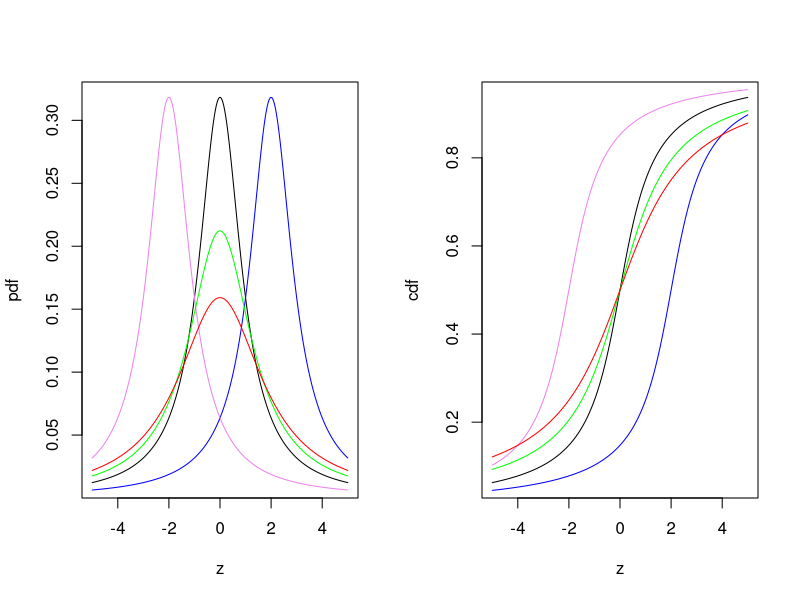

Reproduce this figure in R.
graphics.off()  # close all windows
par(mfrow = c(1, 2))

# rv chauchy distributed
z = seq(-5, 5, length = 300)

# pdf for the chauchy
plot(z, dcauchy(z, 0, 1), xlab = "z", ylab = "pdf", type = "l", lwd = 1)  # mu = 0 & sd = 1
lines(z, dcauchy(z, 2, 1), col = "blue")  # mu = 2 & sd = 1
lines(z, dcauchy(z, -2, 1), col = "violet")  # mu = -2 & sd = 1
lines(z, dcauchy(z, 0, 1.5), col = "green")  # mu = 0 & sd = 1.5
lines(z, dcauchy(z, 0, 2), col = "red")  # mu = 0 & sd = 2

# cdf for the chauchy mu = 0 & sd = 1 same order as above
plot(z, pcauchy(z, 0, 1), xlab = "z", ylab = "cdf", type = "l", lwd = 1)
lines(z, pcauchy(z, 2, 1), col = "blue")
lines(z, pcauchy(z, -2, 1), col = "violet")
lines(z, pcauchy(z, 0, 1.5), col = "green")
lines(z, pcauchy(z, 0, 2), col = "red")
